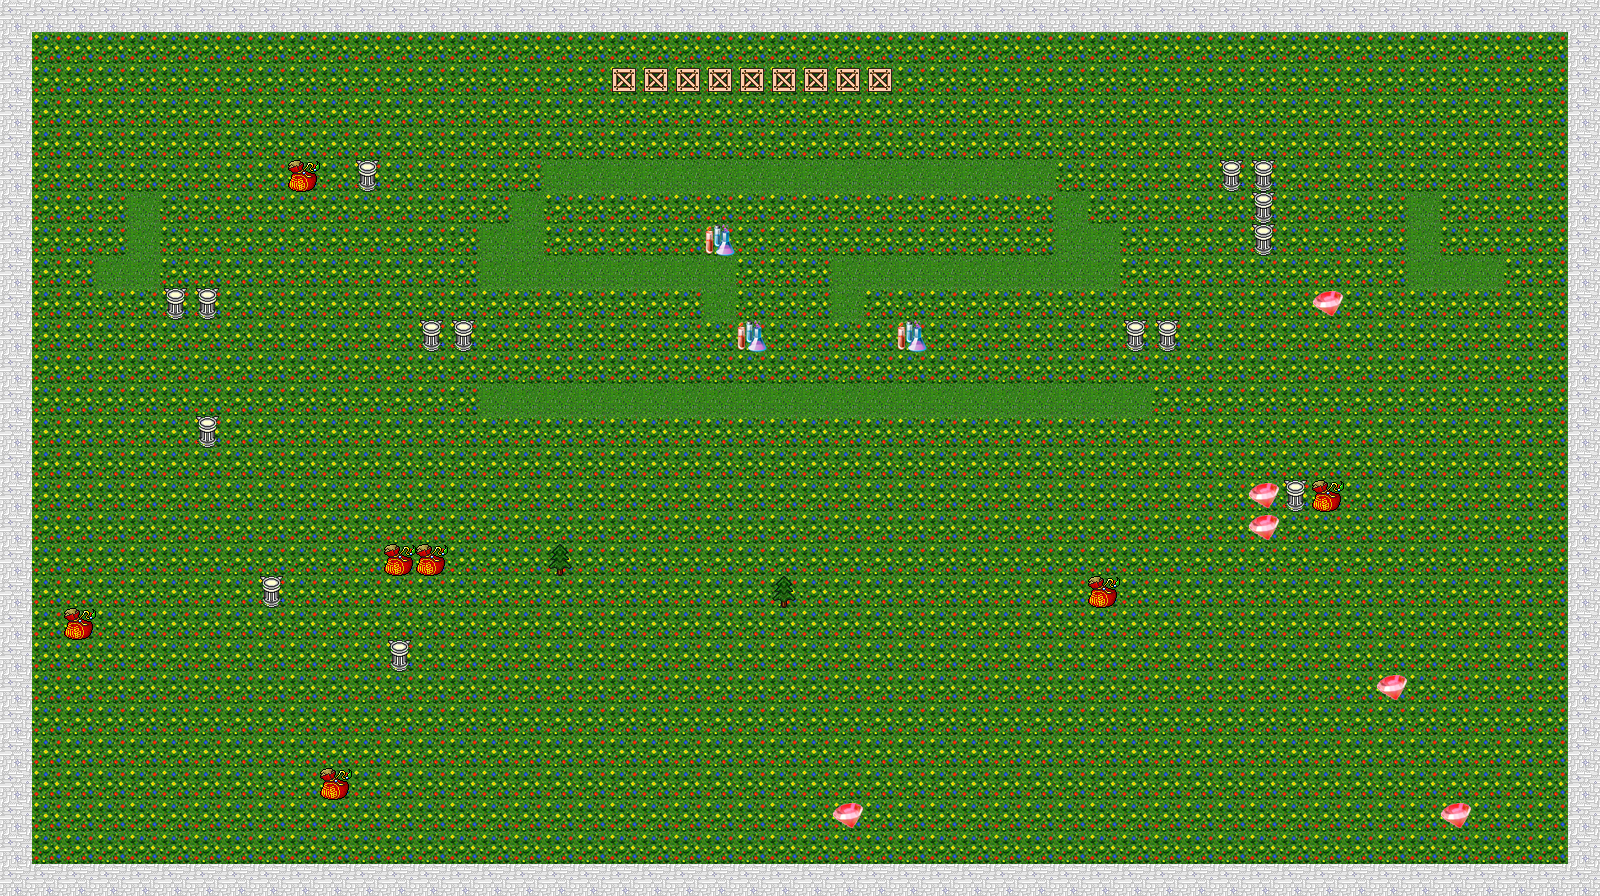

This is a level from a 2D game, rendered from its Tiled map with the project's own tilesets. A one-line summary and the map file follow, with tile-layer data summarised:
An orthogonal 50x28 tile map with 32x32 px tiles, 3 tile layers (ground, wall, item).

<map version="1.0" orientation="orthogonal" renderorder="right-down" width="50" height="28" tilewidth="32" tileheight="32">
 <tileset firstgid="1" name="Item" tilewidth="32" tileheight="32">
  <image source="Item.png" width="128" height="160" />
 </tileset>
 <layer name="ground" width="50" height="28">
  <data>[1400 cells, 1400 non-empty, 2 distinct tile ids]</data>
 </layer>
 <layer name="wall" width="50" height="28">
  <data>[1400 cells, 71 non-empty, 1 distinct tile ids]</data>
 </layer>
 <layer name="item" width="50" height="28">
  <data>[1400 cells, 42 non-empty, 6 distinct tile ids]</data>
 </layer>
</map>